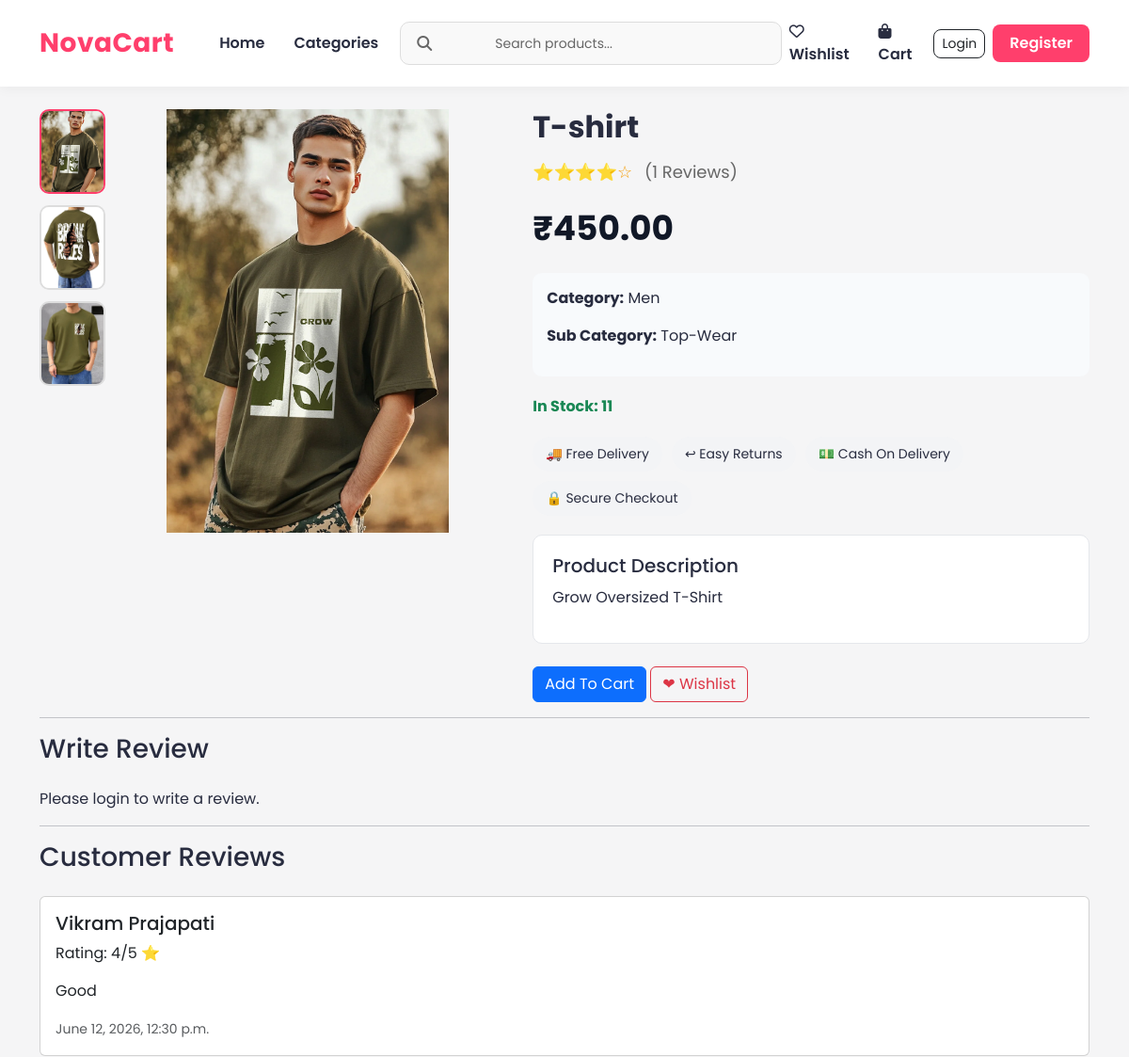
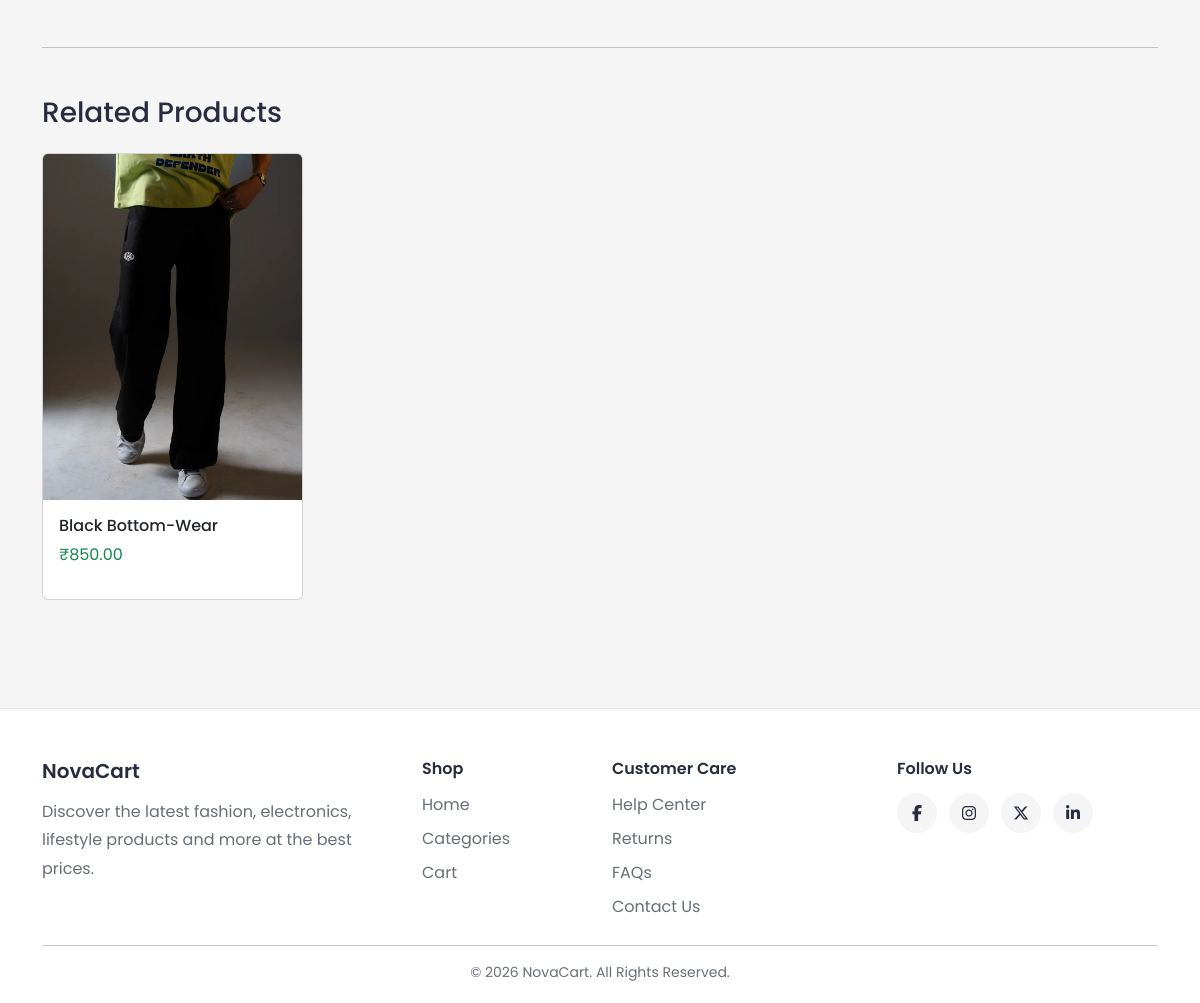
Screenshot of /product/2/ with the database file from the repository (2 pictures, top to bottom).
### store/models.py (models this page shows, shortened)
class Product(models.Model):
    category = models.ForeignKey(
        Categories,
        on_delete=models.CASCADE
    )
    subcategory = models.ForeignKey(
        SubCategory,
        on_delete=models.CASCADE,
        null=True,
        blank=True
    )
    name = models.CharField(max_length=255)
    description = models.TextField()
    price = models.DecimalField(max_digits=10, decimal_places=2)
    image = models.ImageField(upload_to='product_images/')
    stock = models.PositiveIntegerField(default=0)

class ProductImage(models.Model):
    product = models.ForeignKey(
        Product,
        on_delete=models.CASCADE,
        related_name='gallery'
    )
    image = models.ImageField(
        upload_to='product_gallery/'
    )

class Categories(models.Model):
    name = models.CharField(max_length=255)
    description = models.TextField()
    image = models.ImageField(upload_to='category_images/')

class SubCategory(models.Model):
    category = models.ForeignKey(
        Categories,
        on_delete=models.CASCADE,
        related_name='subcategories'
    )
    name = models.CharField(max_length=255)
    image = models.ImageField(
        upload_to='subcategories/',
        blank=True,
        null=True
    )

class Review(models.Model):
    product = models.ForeignKey(
        Product,
        on_delete=models.CASCADE,
        related_name='reviews'
    )
    user = models.ForeignKey(
        User,
        on_delete=models.CASCADE
    )
    rating = models.IntegerField()
    comment = models.TextField()
    created_at = models.DateTimeField(
        auto_now_add=True
    )

### store/views.py (the view, shortened to what this page needs)
def product_detail(request, product_id):
    product = get_object_or_404(
        Product,
        id=product_id
    )
    related_products = Product.objects.filter(
        category=product.category
    ).exclude(
        id=product.id
    )[:4]
    reviews = Review.objects.filter(
        product=product
    ).order_by('-created_at')
    context = {
        'product': product,
        'related_products': related_products,
        'reviews': reviews
    }
    return render(
        request,
        'product_detail.html',
        context
    )

### store/context_processors.py (called while the page is built)
def categories_processor(request):
    return {
        'categories': Categories.objects.all()
    }

### templates/product_detail.html (shortened to what this page needs)
{% extends 'base.html' %}
{% block content %}
<div class="product-detail-layout">
<div class="product-left">
    <div class="product-gallery">
        <div class="gallery-sidebar">
            <img
                src="{{ product.image.url }}"
                class="gallery-thumb active-thumb"
                onclick="changeImage(this)"
            >
            {% for image in product.gallery.all %}
            <img
                src="{{ image.image.url }}"
                class="gallery-thumb"
                onclick="changeImage(this)"
            >
            {% endfor %}
        </div>
        <div class="gallery-main">
            <img
                id="mainProductImage"
                src="{{ product.image.url }}"
                class="main-product-image"
                alt="{{ product.name }}"
            >
        </div>
    </div>
</div>
<div class="product-right">
    <h1 class="product-title">
        {{ product.name }}
    </h1>
    <div class="product-rating">
        ⭐⭐⭐⭐☆
        <span>
            ({{ reviews.count }} Reviews)
        </span>
    </div>
    <div class="price-section">
        <span class="current-price">
            ₹{{ product.price }}
        </span>
    </div>
    <div class="product-meta">
        <p>
            <strong>Category:</strong>
            {{ product.category.name }}
        </p>
        {% if product.subcategory %}
        <p>
            <strong>Sub Category:</strong>
            {{ product.subcategory.name }}
        </p>
        {% endif %}
    </div>
    {% if product.stock > 5 %}
    <p class="text-success fw-bold">
        In Stock:
        {{ product.stock }}
    </p>
    {% elif product.stock > 0 %}
    <p class="text-warning fw-bold">
        Only {{ product.stock }} Left
    </p>
    {% else %}
    <p class="text-danger fw-bold">
        Out Of Stock
    </p>
    {% endif %}
    <div class="product-features">
        <span>🚚 Free Delivery</span>
        <span>↩ Easy Returns</span>
        <span>💵 Cash On Delivery</span>
        <span>🔒 Secure Checkout</span>
    </div>
    <div class="description-box">
        <h5>
            Product Description
        </h5>
        <p>
            {{ product.description }}
        </p>
    </div>
    <div class="mt-4">
        {% if product.stock > 0 %}
        <a href="{% url 'add_to_cart' product.id %}"
           class="btn btn-primary">
            Add To Cart
        </a>
        {% else %}
        <button
            class="btn btn-secondary"
            disabled>
            Out Of Stock
        </button>
        {% endif %}
        <a href="{% url 'add_to_wishlist' product.id %}"
           class="btn btn-outline-danger">
            ❤ Wishlist
        </a>
    </div>
</div>
</div>
<hr>
<h3 class="mb-4">
    Write Review
</h3>
{% if user.is_authenticated %}
<form method="POST">
{% csrf_token %}
<div class="mb-3">
    <label class="form-label">
        Rating
    </label>
    <select
        name="rating"
        class="form-control">
        <option value="5">★★★★★</option>
        <option value="4">★★★★☆</option>
        <option value="3">★★★☆☆</option>
        <option value="2">★★☆☆☆</option>
        <option value="1">★☆☆☆☆</option>
    </select>
</div>
<div class="mb-3">
    <textarea
        name="comment"
        class="form-control"
        rows="4"
        placeholder="Write your review here">
    </textarea>
</div>
<button
    type="submit"
    class="btn btn-success">
    Submit Review
</button>
</form>
{% else %}
<p>
    Please login to write a review.
</p>
{% endif %}
<hr>
<h3 class="mb-4">
    Customer Reviews
</h3>
{% for review in reviews %}
<div class="card mb-3">
<div class="card-body">
    <h5>
        {{ review.user.username }}
    </h5>
    <p>
        Rating:
        {{ review.rating }}/5 ⭐
    </p>
    <p>
        {{ review.comment }}
    </p>
    <small class="text-muted">
        {{ review.created_at }}
    </small>
</div>
</div>
{% empty %}
<p>
    No Reviews Yet
</p>
{% endfor %}
<hr class="my-5">
<h3 class="mb-4">
    Related Products
</h3>
<div class="row">
{% for item in related_products %}
<div class="col-md-3 mb-4">
    <div class="card h-100">
        <a href="{% url 'product_detail' item.id %}">
            <img
                src="{{ item.image.url }}"
                class="card-img-top"
                alt="{{ item.name }}"
            >
        </a>
        <div class="card-body">
            <h6>
                <a href="{% url 'product_detail' item.id %}"
                   class="text-dark text-decoration-none">
                    {{ item.name }}
                </a>
            </h6>
            <p class="text-success">
                ₹{{ item.price }}
            </p>
        </div>
    </div>
</div>
{% endfor %}
</div>
{% endblock %}

### static/css/style.css (style rules this page uses)
* { margin:0; padding:0; box-sizing:border-box; }
body { font-family:'Poppins',sans-serif; background:#f5f5f6; color:#282c3f; min-height:100vh; }
a { text-decoration:none; }
img { max-width:100%; }
.product-title { font-size:15px; font-weight:600; color:#282c3f; margin-bottom:8px; }
.mt-4 { margin-top:25px; }
.product-gallery { display:flex; gap:15px; align-items:flex-start; width:100%; }
.gallery-sidebar { display:flex; flex-direction:column; gap:12px; flex-shrink:0; }
.gallery-thumb { width:70px; height:90px; object-fit:cover; border-radius:10px; cursor:pointer; border:2px solid #ddd; transition:0.3s; }
.active-thumb { border-color:#ff3f6c; }
.gallery-main { flex:1; display:flex; justify-content:center; align-items:flex-start; }
.main-product-image { width:350px; height:450px; object-fit:contain; border-radius:12px; }
.product-title { font-size:32px; font-weight:700; margin-bottom:15px; }
.product-rating { color:#f59e0b; font-size:18px; margin-bottom:20px; }
.product-rating span { color:#666; margin-left:8px; }
.price-section { margin-bottom:20px; }
.current-price { font-size:36px; font-weight:700; color:#111827; }
.product-meta { margin:20px 0; padding:15px; background:#f8fafc; border-radius:10px; }
.product-features { display:flex; flex-wrap:wrap; gap:10px; margin:20px 0; }
.product-features span { background:#f3f4f6; padding:8px 14px; border-radius:20px; font-size:14px; }
.description-box { margin-top:20px; padding:20px; background:white; border:1px solid #e5e7eb; border-radius:10px; }
.description-box h5 { margin-bottom:10px; }
.product-detail-layout { display:flex; gap:40px; align-items:flex-start; width:100%; }
.product-left { width:45%; }
.product-right { width:55%; }

### rows the page displays
Product: image (picture), name "T-shirt", price "450.00", category.name "Men", subcategory.name "Top-Wear", stock "11", description "Grow Oversized T-Shirt"
ProductImage: image (picture)
ProductImage: image (picture)
Review: user.username "Vikram Prajapati", rating "4", comment "Good", created_at "June 12, 2026, 12:30 p.m."
Product: image (picture), name "Black Bottom-Wear", price "850.00"

### other values shown
{{ reviews.count }} "1"
